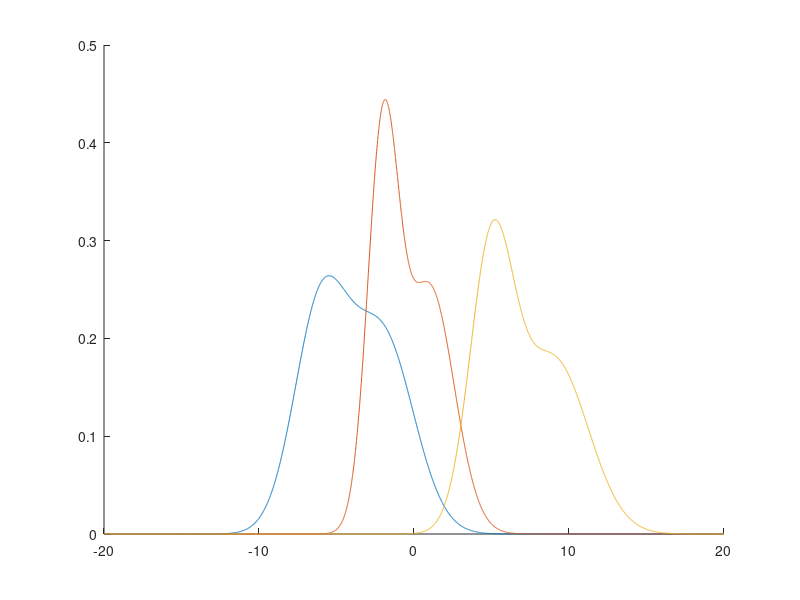

Here is the MATLAB script that generated this plot:
clear
close all

% bp_train = readmatrix("bp_train.csv");
% bp_test = readmatrix("bp_test.csv");
% bp_holdout = readmatrix("bp_holdout.csv");

% fg = figure;
% ax = axes; hold on
% 
% sct1 = scatter(ax, bp_train(:,1), bp_train(:,2));
% sct2 = scatter(ax, bp_test(:,1), bp_test(:,2));
% sct3 = scatter(ax, bp_holdout(:,1), bp_holdout(:,2));



f = @(x, mu, var) 1/sqrt(2*pi*var).*exp(-(x-mu).^2./(2*var));

x = linspace(-20, 20, 5000);

f1 = f(x, -6, 3) + f(x, -2, 4);
f2 = f(x, 1, 2.5) + f(x, -2, 1);
f3 = f(x, 5, 2) + f(x, 9, 5);

fg = figure;
ax = axes; hold on

plot(ax, x, f1);
plot(ax, x, f2);
plot(ax, x, f3);

exportgraphics(fg, "wlabel-test.pdf", "BackgroundColor","white", "ContentType", "vector", "Resolution", 300, "Append",true);
